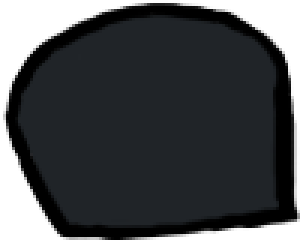
#> input picture art/gangster1_parts/original/04_CoatBack3_CoatBack3.png, 100 x 80 px (shown 3 times larger)
$ python -i restyle_scene.py   (imports and definitions only)
#> lines starting #> are read from the running program, lines starting #| are printed output that depends on the picture; after the words box and inside, x2 and y2 are one past the last pixel; in counts of white or black regions, pixels touching at a corner belong together
### tools/scripts/factions.py
"""Single source of truth for character -> faction.

Faction here is a **palette** grouping, not a game-logic grouping. What matters
for 重彩 is what a character is made of: a suit is not a corpse is not fur. That
is why ZombieRatBoss sits with the rats (fur) rather than with the human bosses
(suits), and why the 4 human bosses sit with the gangsters.

If a new character is added to the game, add it here and every script -- the
survey, the restyler and the acceptance gate -- picks it up at once. Keeping
this duplicated in three places is how the three copies drift apart.
"""

HUMAN = "人类"
ZOMBIE = "僵尸"
RAT = "鼠怪"
FACTIONS = (HUMAN, ZOMBIE, RAT)
DEFAULT = HUMAN

_NAMED = {}
for _n in ("Vinnie", "Scientist", "Frankie", "EvilFrankie",
           "EvilFrankieOnFloor", "BonninoBoss"):
    _NAMED[_n] = HUMAN
for _i in range(1, 7):
    _NAMED[f"Gangster{_i}"] = HUMAN
for _n in ("ZombieRat", "ZombieRatBoss", "ZombieRatJumper", "ZombieRatSpitter"):
    _NAMED[_n] = RAT


# [9 lines left out: function faction_of, not called in this run]


def members(faction):
    """Known character names for a faction (from the explicit table only)."""
    return sorted(n for n, f in _NAMED.items() if f == faction)

### tools/scripts/restyle_scene.py
"""Scene restyle: pigment ramps driven by luminance, after a cast removal.

Why the character restyler cannot be reused
-------------------------------------------
`restyle_ink` picks pigment from a **semantic slot** (garment -> 石青+石绿).  A
scene has no slots: run it on `Riverside_01` and the brick wall becomes a
blue-green mosaic, because the default slot is "garment" and brick is not a
garment.  Semantics were the wrong axis.

Why "nearest pigment" also fails (tried first, kept as a note)
-------------------------------------------------------------
Quantising every pixel's (a*,b*) to the nearest mineral pigment looks principled
and produces a green world.  A night level is lit by a coloured light rig, so
the *global* chroma is a cast -- every surface sits a few degrees green or
blue -- and nearest-pigment faithfully amplifies that cast into 石绿 everywhere:
the crane turned blue, the cargo hold turned green.  The cast has to be removed
before any pigment decision is made.

What works
----------
    1. **Illuminant estimate, gated by luminance.**  The cast is the colour of
       the *light*, estimated as the L*^2-weighted mean (a*,b*), and it is
       subtracted in proportion to L* -- a cast only exists where there is
       light.  (A plain median removes nothing: it is dominated by near-black
       pixels while every *visible* surface is amber.)
    2. **Two ramps, sharpened.**  A cool ramp (墨 -> 花青 -> 石青 -> 纸) and a
       warm ramp (墨 -> 赭石 -> 藤黄 -> 纸), both indexed by L*, blended by
       residual warmth *and* brightness above the frame's own median.  The
       blend is then sharpened (gain), because a linear 50/50 mix of 赭石 and
       石青 is a muddy grey -- that is why every intermediate setting looked
       like either a brown photograph or a blue one, with nothing between.
    3. **L* is never replaced.**  Only a and b come from the ramps, so the light
       map -- including the baked lamp halos -- stays exactly where it was.
       That is the hard constraint from SCENE_PLAN.md.
    4. **Green and red masks**, because a warmth axis cannot tell green from
       blue or red from brown: vegetation and the gas cylinders were coming out
       石青, and the blood in the title splash was coming out 赭石.  Both hues
       are read off the *raw* Lab (green = a* < 0 with b* > 0, red = a* far
       positive), never off the cast-corrected values -- the correction removes
       the amber b* that made them readable in the first place.
    5. Colour wash: blur (a*,b*), never L*, so pigment flattens into washes
       while every contour survives.
    6. Ink edges from an *absolute* gradient threshold on a blurred L*, then
       paper grain.

Alpha is returned bit-identical: the silhouette is the collision/mesh contract.

What it cannot do: produce brushwork.  The output is a render whose palette has
been replaced with mineral pigment -- it reads as painted at a distance and
plainly is not, close up.  See docs/RESTYLE_SCENE.md for the measured limits and
for how this splits the work with ImageGen.

Usage
-----
    python restyle_scene.py preview          # 8 representative L3 textures
    python restyle_scene.py verify           # alpha identity + L* preservation
    python restyle_scene.py palette          # which pigment each ramp stop hits
    python restyle_scene.py one Quay_05      # single texture, full size
    python restyle_scene.py level level3     # every texture the level uses
    python restyle_scene.py sweep Quay_05    # tilt x gain parameter sweep
"""
import io
import json
import os
import sys

import numpy as np
from PIL import Image, ImageFilter

sys.path.insert(0, os.path.dirname(os.path.abspath(__file__)))
from ggc_assets import AssetDB, DATA, PROJECT  # noqa: E402
import restyle_ink as R  # noqa: E402   pigment definitions only

ART = os.path.join(PROJECT, "art")
OUT = os.path.join(ART, "scene_restyle")
INV = os.path.join(ART, "scene_inventory.json")

# The six chromatic pigments plus 墨/纸.  Same sRGB values as the character
# pipeline (restyle_ink.PIGMENTS) so the two passes cannot drift apart.
CHROMATIC = ["朱红", "石青", "石绿", "赭石", "藤黄", "花青"]
NEUTRAL = {"墨": R.PIGMENTS["墨"][0], "纸": R.PIGMENTS["纸"][0]}

# representative L3 textures: skyline, crane, quay, steel plate, hold, radio
# room, engine room, upper deck -- one per material family
PREVIEW = ["HarbourParallax1_03", "Crane-small_01", "Quay_05", "Romp02",
           "BoatRuim3", "Boat010b", "Boat008a", "Wheelhouse_01"]


# ------------------------------------------------------------------- colour
def srgb_to_lab(rgb):
    """rgb float 0..1 (...,3) -> L* (0..100), a*, b* (D65)."""
    m = np.array([[0.4124564, 0.3575761, 0.1804375],
                  [0.2126729, 0.7151522, 0.0721750],
                  [0.0193339, 0.1191920, 0.9503041]], np.float32)
    lin = np.where(rgb <= 0.04045, rgb / 12.92, ((rgb + 0.055) / 1.055) ** 2.4)
    xyz = lin @ m.T
    xyz = xyz / np.array([0.95047, 1.0, 1.08883], np.float32)
    d = 6.0 / 29.0
    f = np.where(xyz > d ** 3, np.cbrt(xyz), xyz / (3 * d * d) + 4.0 / 29.0)
    L = 116.0 * f[..., 1] - 16.0
    a = 500.0 * (f[..., 0] - f[..., 1])
    b = 200.0 * (f[..., 1] - f[..., 2])
    return L, a, b


def lab_to_srgb(L, a, b):
    fy = (L + 16.0) / 116.0
    fx = fy + a / 500.0
    fz = fy - b / 200.0
    d = 6.0 / 29.0
    f = np.stack([fx, fy, fz], -1)
    xyz = np.where(f > d, f ** 3, 3 * d * d * (f - 4.0 / 29.0))
    xyz = xyz * np.array([0.95047, 1.0, 1.08883], np.float32)
    m = np.array([[3.2404542, -1.5371385, -0.4985314],
                  [-0.9692660, 1.8760108, 0.0415560],
                  [0.0556434, -0.2040259, 1.0572252]], np.float32)
    lin = xyz @ m.T
    lin = np.clip(lin, 0.0, 1.0)
    out = np.where(lin <= 0.0031308, lin * 12.92,
                   1.055 * np.power(lin, 1 / 2.4) - 0.055)
    return np.clip(out, 0.0, 1.0)


def pigment_ab():
    """(names, a*, b*) of the chromatic pigments, plus 墨/纸 for the neutrals."""
    names, ab = [], []
    for n in CHROMATIC:
        c = np.array(R.PIGMENTS[n][0], np.float32) / 255.0
        L, a, b = srgb_to_lab(c.reshape(1, 1, 3))
        names.append(n)
        ab.append((float(a[0, 0]), float(b[0, 0])))
    for n, c in NEUTRAL.items():
        c = np.array(c, np.float32) / 255.0
        L, a, b = srgb_to_lab(c.reshape(1, 1, 3))
        names.append(n)
        ab.append((float(a[0, 0]), float(b[0, 0])))
#> further down, picture is the input picture: PIL image 100x80 RGBA; mean R, G, B, A 20.3, 22.8, 25.3, 203.3
    return names, np.array(ab, np.float32)


PIG_NAMES, PIG_AB = pigment_ab()
CHROMA_IDX = [PIG_NAMES.index(n) for n in CHROMATIC]
PIG_AB_OF = {n: PIG_AB[i] for i, n in enumerate(PIG_NAMES)}

# The two ramps, written as "which pigment, at which L*" rather than as raw
# numbers -- the a*/b* values are the palette's own, so the ramps cannot drift
# away from the character pipeline.
#
# Two things about the shape:
#   * 花青 has to appear LOW (L* 12).  A night level is almost entirely L* 4..30,
#     so a ramp whose only blue sits at L* 55 leaves every shadow pixel neutral
#     and the frame comes out brown no matter how the blend is tuned.
#   * pigment chroma must not taper toward black.  An earlier version
#     interpolated a* and b* toward 墨 as L* fell, on the assumption that dark
#     = desaturated.  That is true of a photograph, not of a pigment: 花青 at
#     L* 12 is as blue as 石青 at L* 46.  The taper was why every output looked
#     like a washed-out colour grade (mean chroma 3-9) instead of 重彩.
COOL_STOPS = [("墨", 0), ("花青", 12), ("石青", 46), ("石青", 70), ("纸", 100)]
WARM_STOPS = [("墨", 0), ("赭石", 16), ("赭石", 40), ("藤黄", 62),
              ("纸", 88), ("纸", 100)]
# Two more ramps, for the two hues the cool/warm axis cannot reach.  Without
# them the whole game has a defect that is visible in the panoramas: vegetation
# turns 石青 blue (L9's riverbank, L5's treeline) and the blood in the title
# splash turns 赭石 brown.  Both are recoverable because the *source* is
# unambiguously green or red -- Lab gives that away for free (green = a* < 0
# with b* > 0, red = a* strongly positive), so no semantic guess is involved.
GREEN_STOPS = [("墨", 0), ("石绿", 18), ("石绿", 52), ("纸", 100)]
RED_STOPS = [("墨", 0), ("朱红", 26), ("朱红", 62), ("纸", 100)]


def _ramp_lut(stops):
    ls = np.array([p[1] for p in stops], np.float32)
    aa = np.array([PIG_AB_OF[p[0]][0] for p in stops], np.float32)
    bb = np.array([PIG_AB_OF[p[0]][1] for p in stops], np.float32)
    x = np.arange(101, dtype=np.float32)
    return (np.interp(x, ls, aa).astype(np.float32),
            np.interp(x, ls, bb).astype(np.float32))


COOL_A, COOL_B = _ramp_lut(COOL_STOPS)
WARM_A, WARM_B = _ramp_lut(WARM_STOPS)
GREEN_A, GREEN_B = _ramp_lut(GREEN_STOPS)
RED_A, RED_B = _ramp_lut(RED_STOPS)


# ------------------------------------------------------------------ helpers
def blur_f(img, radius):
    """Gaussian blur on a float 2-D array via PIL (no scipy in this env).

    Only safe when the input range is wide (L* is 0..100).  PIL has no
    float-mode blur, so the array is quantised to uint8 on the way in --
    that is 0.4 L* per step, invisible.  For a* / b*, whose useful range is
    +-60, the same trick costs 0.5 per step and also *clips* to the array's
    own min/max, so use `box_blur` there instead.
    """
    lo, hi = float(img.min()), float(img.max())
    if hi - lo < 1e-6:
        return img.copy()
    u8 = ((img - lo) / (hi - lo) * 255.0).astype(np.uint8)
    b = Image.fromarray(u8).filter(ImageFilter.GaussianBlur(radius))
    return np.asarray(b, np.float32) / 255.0 * (hi - lo) + lo


def _box1d(a, k, axis):
    n = a.shape[axis]
    pad = [(0, 0), (0, 0)]
    pad[axis] = (k // 2, k // 2)
    c = np.cumsum(np.pad(a.astype(np.float64), pad, mode="reflect"), axis=axis)
    z = list(c.shape)
    z[axis] = 1
    c = np.concatenate([np.zeros(z, np.float64), c], axis=axis)
    hi = [slice(None), slice(None)]
    hi[axis] = slice(k, k + n)
    lo = [slice(None), slice(None)]
    lo[axis] = slice(0, n)
    return ((c[tuple(hi)] - c[tuple(lo)]) / k).astype(np.float32)


def box_blur(a, radius, passes=3):
    """Exact 3-pass box blur -- a good Gaussian, no quantisation, no clipping.

    Needed for the local white balance: subtracting a blurred (a*,b*) field is
    the whole point, so a 0.5-per-step error in that field becomes a 0.5
    colour error in the output.
    """
    k = max(1, int(round(radius))) * 2 + 1
    if k < 3:
        return a.astype(np.float32)
    out = a.astype(np.float32)
    for _ in range(passes):
        out = _box1d(_box1d(out, k, 0), k, 1)
    return out


def gradient_mag(L, norm="p995"):
    """Gradient magnitude of a 2-D array.

    norm="p995"  normalise so the 99.5th percentile maps to 1 -- use this when
                 the caller wants a *relative* edge map (the character
                 pipeline does).
    norm=None    return raw L*-per-pixel units, so the caller can apply a
                 physical threshold instead.
    """
    gx = np.zeros_like(L)
    gy = np.zeros_like(L)
    gx[:, 1:-1] = (L[:, 2:] - L[:, :-2]) * 0.5
    gy[1:-1, :] = (L[2:, :] - L[:-2, :]) * 0.5
    g = np.sqrt(gx * gx + gy * gy)
    if norm is None:
        return g
    p = np.percentile(g, 99.5) if g.size else 1.0
    return np.clip(g / max(p, 1e-6), 0.0, 1.0)


# ------------------------------------------------------------------- restyle
def restyle_scene(img, chroma=0.85, cool=1.0, warm=1.0, green=1.0, red=1.0,
                  cast=0.85, tilt=0.30, gain=2.2, wash=2.5, ink=0.55,
                  ink_g=4.5, ink_width=1.2, paper=0.70, tone=0.15, seed=0):
    """One scene texture -> 重彩.  Alpha is returned bit-identical.

    chroma  how far (a*,b*) is pulled from the cast-corrected original onto the
            blended ramp; 0 keeps the original colour, 1 is pure ramp
    cool    multiplier on the cool ramp (花青/石青 side)
    warm    multiplier on the warm ramp (赭石/藤黄 side)
    green   0 disables the 石绿 branch (vegetation, anything genuinely green)
    red     0 disables the 朱红 branch (blood, red paint)
    cast    how much of the illuminant estimate to subtract; 0 disables the
            white balance, 1 fully neutralises the light rig's tint
    tilt    how strongly darkness pushes a pixel toward the cool ramp.  This is
            the single most important parameter: see the note below.
    gain    contrast of the cool/warm decision; 1 is a linear blend (muddy),
            2-3 gives flat pigment areas with a soft seam
    wash    radius, in pixels, of the (a*,b*) smoothing that turns colour into
            washes; L* is not touched, so edges survive
    ink     edge darkening strength
    ink_g   gradient magnitude, in L* per pixel, that counts as a full ink line
    ink_width  blur radius before the gradient -- this is the brush width
    paper   grain amplitude
    tone    shadow-floor lift; 0 keeps the original L*, 1 is a strong lift

    Why `tilt` exists
    -----------------
    Selecting the ramp from residual b* alone floods the frame with 赭石: a
    night level is mostly warm-lit, so after the cast removal most pixels are
    still slightly warm and every one of them picks the warm ramp.  The result
    is a sepia photograph, not 重彩.  But 工笔重彩 has an actual convention for
    this -- 以墨为骨，暗部用花青，受光处敷赭石藤黄 -- so darkness, not just
    chroma, is allowed to choose the ramp.  That single term is what puts 石青
    into the shadows and keeps 藤黄 on the lamps.

    The one invariant: L* is never *replaced*, only lifted and inked, so the
    baked light map -- lamp halos, window glow, the fire in level8 -- stays
    exactly where it was.  That is the hard constraint from SCENE_PLAN.md.
    """
#> called with chroma = 0.85, cool = 1, warm = 1, green = 1, red = 1, cast = 0.85, tilt = 0.3, gain = 2.2
    arr = np.asarray(img.convert("RGBA"), np.float32) / 255.0
    alpha = arr[..., 3].copy()

    L, A, B = srgb_to_lab(arr[..., :3])
    opaque = alpha > 0.5
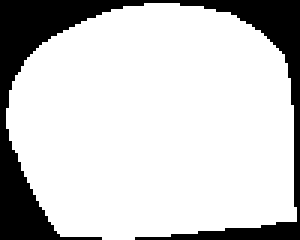
#> opaque: shape (80, 100) bool (shown 3 times larger); 79.7% white; 1 black region, box (x1, y1, x2, y2) and area: (0, 0, 100, 80) 1626

    # 1. white balance.  The cast estimator has to be an *illuminant* estimate,
    #    not a median: a night level is mostly near-black pixels, so the median
    #    chroma is ~neutral while every *visible* surface is amber.  Subtracting
    #    the median therefore removes nothing and the frame stays sepia.
    #    Weighting by L*^2 picks up the colour of the light itself, and what
    #    survives the subtraction is genuine relative warmth -- brick vs steel
    #    vs lamp glow.
    if opaque.any():
        wgt = (L / 100.0) ** 2 * opaque
        tot = float(wgt.sum())
#> tot = 97.08
        if tot > 1e-6:
            ill_a = float((A * wgt).sum() / tot)
#> ill_a = -0.719
            ill_b = float((B * wgt).sum() / tot)
#> ill_b = -3.26
        else:
            ill_a = ill_b = 0.0
    else:
        ill_a = ill_b = 0.0
    # 1b. the correction must scale with luminance.  A flat subtraction takes
    #     the *bright* surfaces' amber (b* ~ +13) off the *dark* pixels too,
    #     which have almost no chroma to begin with, and drives them to b* -9:
    #     that is what turned the shadows pure 石青 on the first attempt.  A
    #     cast only exists where there is light, so gate it by L*.
    lit = np.clip(L / 42.0, 0.0, 1.0)
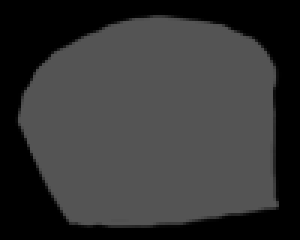
#> lit: shape (80, 100) float32 (shown 3 times larger); min 0, max 0.332, mean 0.21
    Ar = A - cast * ill_a * lit
    Br = B - cast * ill_b * lit

    # 2. two cues pick the ramp: residual warmth (material) and brightness
    #    (the 暗部用花青 convention).  18 is roughly the b* distance between
    #    赭石 and 花青, so +-18 spans the range without saturating.
    #
    #    The brightness pivot is the *frame's own* median L*, not a constant.
    #    A night texture has a median L* of 4-13, so pivoting on a fixed 42
    #    puts every pixel below the pivot and the whole picture goes cool --
    #    which is exactly what happened with a fixed 42.  Pivoting on the
    #    median makes the rule "brighter than this frame is lit, darker is in
    #    shadow", which is the statement we actually want.
    lmid = float(np.median(L[opaque])) if opaque.any() else 40.0
#> lmid = 13.95
    w = 0.5 + Br / 18.0 + tilt * (L - lmid) / 40.0

    # 2b. sharpen the blend.  A linear 50/50 mix of 赭石 and 石青 is a muddy
    #     grey -- which is why every intermediate setting looked like either
    #     "brown photograph" or "blue photograph" with nothing in between.
    #     重彩 is flat pigment areas meeting at a soft edge, so push w toward
    #     its extremes and keep only a narrow transition band.
    w = np.clip((w - 0.5) * gain + 0.5, 0.0, 1.0)

    # 3. ramp chroma indexed by L*.  L* itself is untouched here.
    li = np.clip(L, 0.0, 100.0).astype(np.int32)
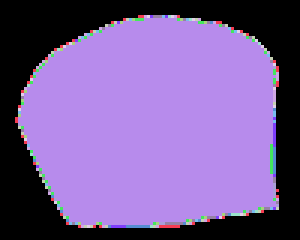
#> li: shape (80, 100) int32 (shown 3 times larger); 14 distinct labels, from 0 to 13; one colour per label, 0 black
    ta = COOL_A[li] * cool * (1.0 - w) + WARM_A[li] * warm * w
    tb = COOL_B[li] * cool * (1.0 - w) + WARM_B[li] * warm * w

    # 3c. green and red branches.  The cool/warm axis is a *warmth* axis, so it
    #     cannot tell green from blue or red from brown -- vegetation came out
    #     石青 and the title splash's blood came out 赭石.  Both hues are
    #     readable straight off Lab: green is a* < 0 with b* > 0, red is a* far
    #     positive.
    #
    #     These masks use the *raw* A/B, not the cast-corrected Ar/Br.  The
    #     correction subtracts the amber light (b* -12), which is exactly the
    #     b* that makes a green read as green: on the first attempt the gas
    #     cylinders' b* fell from +13 to +3 and the mask went to 0.03, so they
    #     came out pale mint instead of 石绿.  Cast removal exists to normalise
    #     *warmth* for the cool/warm choice; hue identity is not its job.
    if green > 0:
        # The luminance taper matters: a mercury-vapour lamp is a *green light*,
        # and without it the lamp head and its pool were painted 石绿 -- which
        # is why the quay's lamp turned emerald next to its warm neighbours.
        # Above L* 70 the pigment is 纸/藤黄 territory anyway.
        g0 = green * (np.clip((-A - 3.0) / 8.0, 0.0, 1.0)
                      * np.clip((B - 3.0) / 8.0, 0.0, 1.0)
                      * np.clip((70.0 - L) / 25.0, 0.0, 1.0))
#> g0: shape (80, 100) float32; every value is 0
        ta = ta * (1.0 - g0) + GREEN_A[li] * g0
        tb = tb * (1.0 - g0) + GREEN_B[li] * g0
    if red > 0:
        r0 = red * (np.clip((A - 13.0) / 18.0, 0.0, 1.0)
                    * np.clip((B - 7.0) / 14.0, 0.0, 1.0))
        ta = ta * (1.0 - r0) + RED_A[li] * r0
        tb = tb * (1.0 - r0) + RED_B[li] * r0

    # 3a. gamut gate.  A dark saturated pigment is not representable in sRGB:
    #     L* 4 with b* -22 has a negative blue channel, lab_to_srgb clips it,
    #     and the round trip comes back *lighter*.  That was the +3.6 L* drift
    #     on the night sky -- not the tone lift.  Taper chroma below L* 11 so
    #     near-black stays 墨, which is also what 国画 does.
    ta = ta * np.clip((L - 1.0) / 10.0, 0.0, 1.0)
    tb = tb * np.clip((L - 1.0) / 10.0, 0.0, 1.0)
    A2 = Ar * (1.0 - chroma) + ta * chroma
    B2 = Br * (1.0 - chroma) + tb * chroma

    # 3b. colour wash.  Smoothing (a*,b*) while leaving L* alone flattens the
    #     colour into washes and kills the chroma noise, but every edge that
    #     lives in luminance -- and that is all of them -- survives untouched.
    #     This is what separates "paint laid inside a contour" from "a colour
    #     LUT applied to a render".
    if wash > 0:
        A2 = box_blur(A2, wash)
#> the loop in box_blur, `for _ in range(passes):` made 3 passes
#> pass 1, in _box1d (call 2), `c = np.cumsum(np.pad(a.astype(np.float64), pad, mode="reflect"), axis=..`:
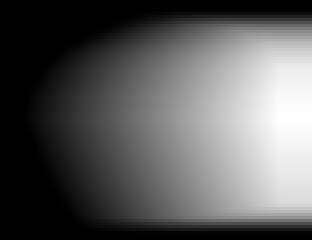
#> c: shape (80, 104) float64 (shown 3 times larger); min -0.00751, max 469.8, mean 169.3; drawn with min black and max white
        B2 = box_blur(B2, wash)
#> call 2 of box_blur, with radius = 2.5, passes = 3
#> the loop in box_blur (call 2), `for _ in range(passes):` made 3 passes
#> pass 1, in _box1d (call 7), `c = np.cumsum(np.pad(a.astype(np.float64), pad, mode="reflect"), axis=..`:
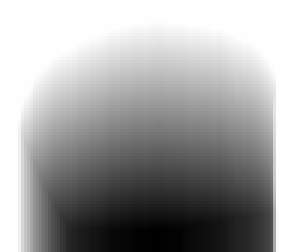
#> c: shape (84, 100) float64 (shown 3 times larger); min -753.8, max 0.14, mean -265.4; drawn with min black and max white
#> pass 1, in _box1d (call 8), `c = np.cumsum(np.pad(a.astype(np.float64), pad, mode="reflect"), axis=..`:
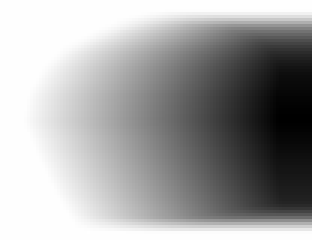
#> c: shape (80, 104) float64 (shown 3 times larger); min -920, max 0.0338, mean -331.7; drawn with min black and max white
#> after the loop in box_blur (call 2), `for _ in range(passes):`:
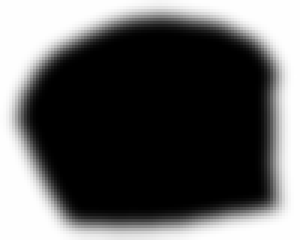
#> out: shape (80, 100) float32 (shown 3 times larger); min -10.81, max 0.000108, mean -6.78; drawn with min black and max white

    # 4. luminance: keep the structure, lift the floor off pure black
    L2 = L.copy()
    if tone > 0:
        # A narrow lift right at the bottom.  The first version used sigma 14
        # and strength 9, which reached up into the night sky (L* 3..20) and
        # turned a deep navy panorama into pale steel blue -- the level lost
        # its night.  Sigma 8 confines the lift to the true blacks.
        L2 = L2 + tone * 7.0 * np.exp(-((L2 - 1.0) / 8.0) ** 2)
    L2 = np.clip(L2, 1.5, 99.0)
#> (the rest of the program and of its run is left out)
